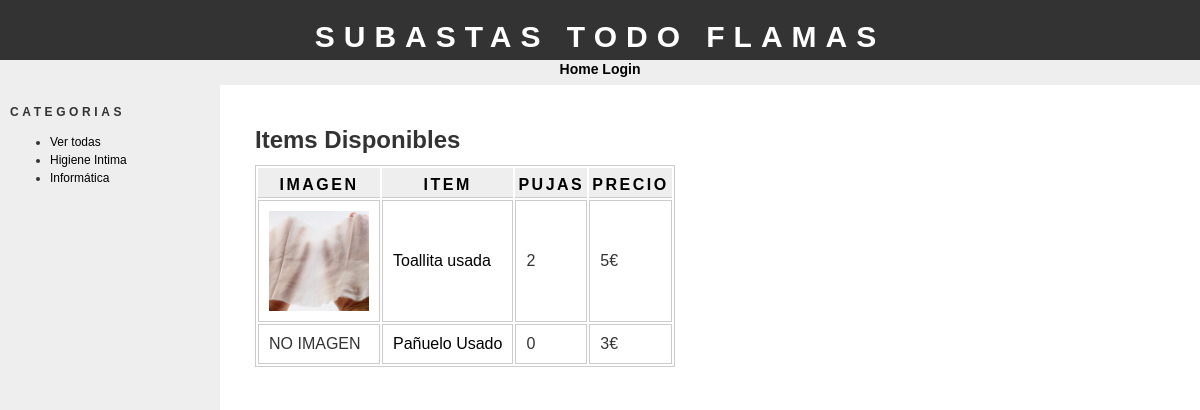
The page / on the database its author committed.
### tables this page shows
CREATE TABLE `categoria` (
  `id` int(11) NOT NULL,
  `categoria` varchar(30) DEFAULT NULL
);

CREATE TABLE `item` (
  `id` int(11) NOT NULL,
  `id_cat` int(11) DEFAULT NULL,
  `id_user` int(11) DEFAULT NULL,
  `nombre` varchar(50) DEFAULT NULL,
  `preciopartida` float DEFAULT NULL,
  `descripcion` varchar(200) DEFAULT NULL,
  `fechafin` datetime DEFAULT NULL
);

CREATE TABLE `imagen` (
  `id` int(11) NOT NULL,
  `id_item` int(11) DEFAULT NULL,
  `imagen` varchar(200) DEFAULT NULL
);

CREATE TABLE `puja` (
  `id` int(11) NOT NULL,
  `id_item` int(11) DEFAULT NULL,
  `id_user` int(11) DEFAULT NULL,
  `cantidad` float DEFAULT NULL,
  `fecha` date DEFAULT NULL
);

### utils.php (the view, shortened to what this page needs)
<?php
function getItems($cat_id = "")
{
    global $conn;
    if (!empty($cat_id)) {
        $queryString = "SELECT nombre, id, descripcion, preciopartida FROM item WHERE id_cat = \"$cat_id\"";
    } else {
        $queryString = "SELECT nombre, id, descripcion, preciopartida FROM item";
    }
    $result = mysqli_query($conn, $queryString);
    return mysqli_fetch_all($result, MYSQLI_ASSOC);
}
function getItemImages($id) {
    global $conn;
    $queryString = "SELECT imagen FROM imagen WHERE id_item = \"$id\"";
    $result = mysqli_query($conn, $queryString);
    return mysqli_fetch_all($result, MYSQLI_ASSOC);
}
function getItemPujas($id) {
    global $conn;
    $queryString = "SELECT * FROM puja WHERE id_item = \"$id\" ORDER BY cantidad DESC";
    $result = mysqli_query($conn, $queryString);
    return mysqli_fetch_all($result, MYSQLI_ASSOC);
}
function drawItemTable($items)
{
    if (count($items) > 0) {
        echo <<<HTML
            <table>
                <thead>
                    <tr>
                        <th>Imagen</th>
                        <th>Item</th>
                        <th>Pujas</th>
                        <th>Precio</th>
                    </tr>
                </thead>
                <tbody>
        HTML;
        foreach ($items as $item) {
            $images = getItemImages($item['id']);
            $pujas = getItemPujas($item['id']);
            $cantPujas = count($pujas);
            $precio = isset($pujas[0]['cantidad']) ? $pujas[0]['cantidad'] : $item['preciopartida'];
            echo "<tr>";
            echo "<td>";
            if(count($images) > 0) {
                echo "<img src='";
                echo IMAGES . $images[0]['imagen'];
                echo "' width='100' height='100'>";
            }else {
                 echo "NO IMAGEN";
            }
            echo "</td>";
            echo "<td><a href='itemdetalles.php?id=" . $item['id'] . "'>" . $item['nombre'] . "</a></td>";
            echo "<td>" . $cantPujas . "</td>";
            echo "<td>" . $precio . "€</td>";
            echo "</tr>";
        }
        echo <<<HTML
                </tbody>
            </table>
        HTML;
    } else {
        echo "<h2>Lo sentimos, todavía no hay productos en esta categoría</h2>";
    }
}

### cabecera.php (shortened to what this page needs)
<?php
include_once 'utils.php';
$logged = false;
$conn = new mysqli(DB_HOST, DB_USER, DB_PASS, DB_DATABASE);
?>
<html>
<head>
	<link rel="stylesheet" href="css/style.css" type="text/css" />
</head>
<body>
	<div id="header">
		<h1><?php echo SITE_NAME ?></h1>
	</div>
	<div id="menu">
		<a href="index.php">Home</a>
		<?php
		if ($logged) {
			echo "<a href='logout.php'>Logout</a>";
			echo "<a href='newitem.php'>New Item</a>";
		} else {
			echo "<a href='login.php'>Login</a>";
		}
		?>
	</div>
	<div id="container">
		<div id="bar">
			<?php require("bar.php"); ?>
		</div>
		<div id="main">

### bar.php (shortened to what this page needs)
<?php
$catsql = "SELECT * FROM categoria ORDER BY categoria ASC;";
$catresult = mysqli_query($conn, $catsql);
echo "<h1>Categorias</h1>";
echo "<ul>";
echo "<li><a href='index.php'>Ver todas</a></li>";
while($catrow = mysqli_fetch_assoc($catresult)) {
    echo "<li><a href='index.php?id="
        . $catrow['id'] . "'>" . $catrow['categoria']. "</a></li>";
}
echo "</ul>";

### index.php
<?php include 'cabecera.php' ?>
<h1>Items Disponibles</h1>
<?php
if (isset($_GET['id']) && !empty($_GET['id'])) {
	$cat_id = $_GET['id'];
	$items = getItems($cat_id);
}else $items = getItems();
drawItemTable($items);
?>
<?php include 'pie.php' ?>

### pie.php
</div>
</div>
</body>
</html>

### css/style.css (style rules this page uses)
body { font-family: "trebuchet ms", verdana, sans-serif; font-size: 12px; line-height: 1.5em; color: #333; background: #ffffff; margin: 0; padding: 0; text-align: center; width: 100%; }
#header { position: absolute; top: 0px; left: 0px; height: 60px; width: 100%; background: #333; padding-top: 8px; }
#header h1 { font-size: 30px; text-transform: uppercase; letter-spacing: 0.3em; color: #fff; }
#menu { font-family: "trebuchet ms", verdana, sans-serif; font-size: 14px; font-weight: bold; position: absolute; height: 27px; top: 60px; left: 0px; width: 100%; padding: 0px; color: #000000; background-color: #eee }
a:link { text-decoration: none; color: #000; }
td img { object-fit: cover; }
#container { position: absolute; top: 85px; left: 0px; background: #ffffff; margin: 0 auto 0 auto; text-align: left; width: 100%; height: 100%; }
#bar { float: left; width: 200px; background: #eee; padding: 10px; margin-right: 30px; height: 100%; }
img { border: 0; }
#bar h1 { font-size: 12px; text-transform: uppercase; letter-spacing: 0.3em; }
#main { margin: 15px 15px 15px 240px; padding: 15px 15px 15px 15px; background: #FFFFFF; }
table { border: thin solid #cccccc; background: #ffffff; }
th { letter-spacing: 2.5px; background: #eeeeee; color: #000000; text-transform: uppercase; text-align: center; border-top: thick solid #eeeeee; border-bottom: thin solid #cccccc; padding: 3px; }
td { border: thin solid #cccccc; padding: 10px; }

### rows shown on the page
categoria: categoria "Higiene Intima"
categoria: categoria "Informática"
item: imagen.imagen (picture), nombre "Toallita usada", cantPujas "2", puja.cantidad "5"
item: shows "NO IMAGEN", nombre "Pañuelo Usado", cantPujas "0", preciopartida "3"

### other values the page prints
SITE_NAME "SUBASTAS TODO FLAMAS"
